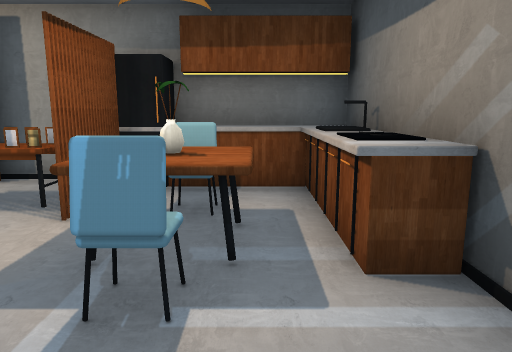
view 1 (above)

12 first-person views from a walk through a 3-D level made in the Unity game engine. The camera is 1.2 m above the floor, tilts 10° down and sees 70° across. The floor is counted in squares, 1 m on a side. Each view is taken from the middle of a square. On the plan, view 1 faces up. The plan holds only what a view shows up to about 15 squares ahead; the rest is blank. The place goes on beyond the plan. Some surface patterns are stand-ins.

view 2
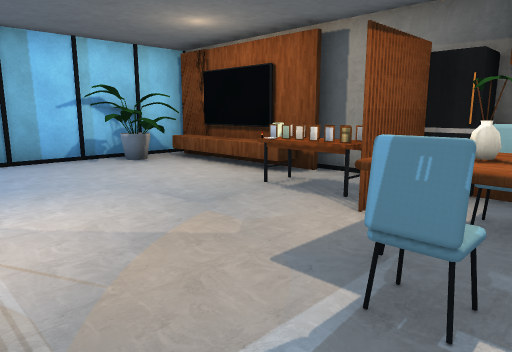

view 3
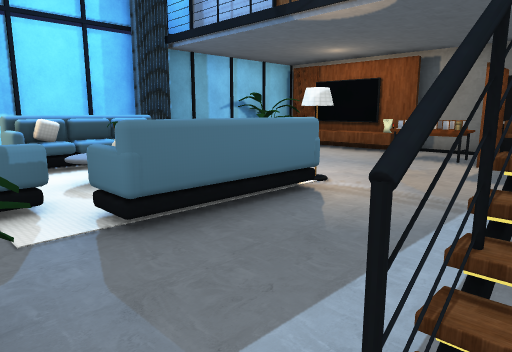

view 4
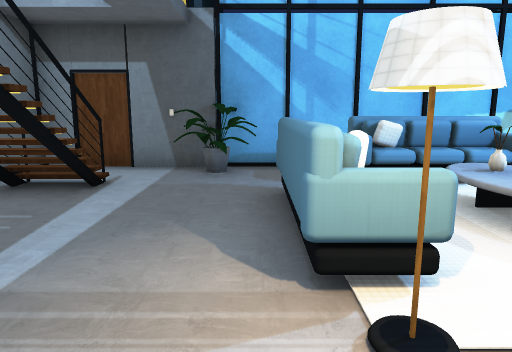

view 5
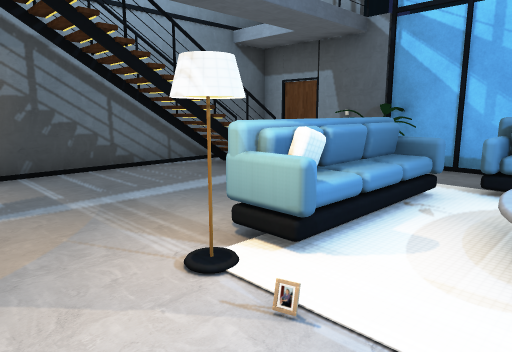

view 6
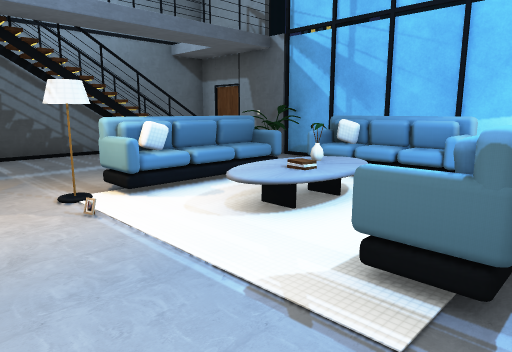

view 7
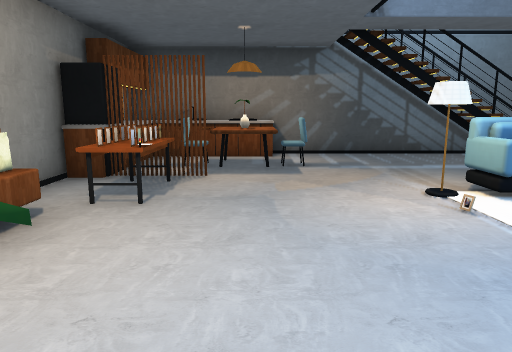

view 8
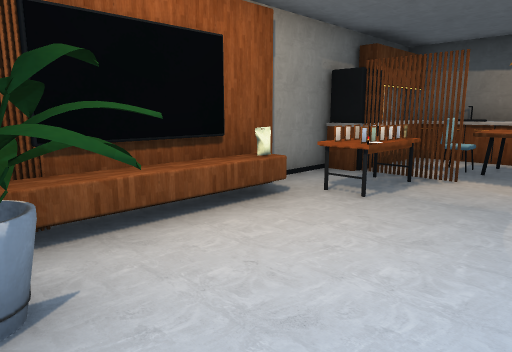

view 9
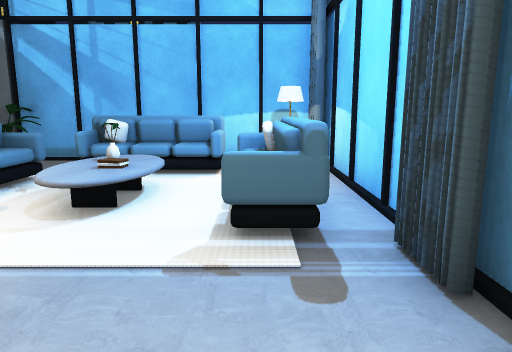

view 10
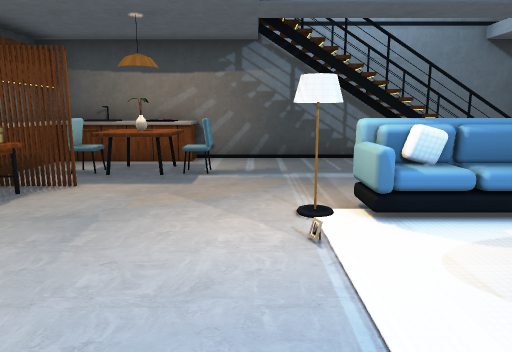

view 11
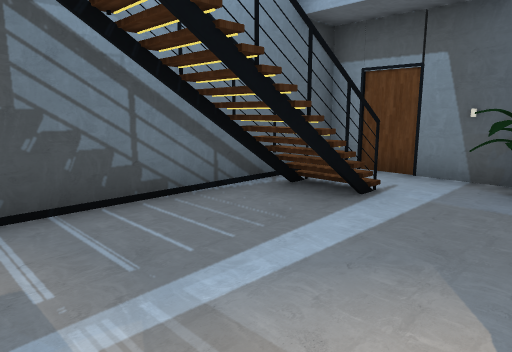

view 12
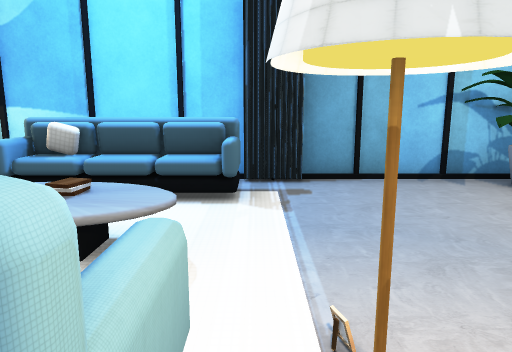

### Floor plan
Key: @ floor where view 1 was taken; # wall or solid block; . main floor; : floor 0.25 m higher than the main floor; + floor 0.5 m higher than the main floor; / step, stairs or slope; = window, fence, low wall or low ledge; ^ raised ledge; O other object.
Columns run from 10 left of view 1 to 2 right of it. Each row starts with its distance up from view 1.
  7     #########
  6   ###O..^^^=#
  5  ##...OO##.^#
  4 ###....O#^^^#
  3 #........^^^#
  2 #........#..#
  1 #...........#
  0 ##=...=...@.#
 -1 ##=.+.^=..###
 -2  #=./.^=..###
 -3  #=./.^=..^^#
 -4  ##^^^....#:#
 -5  #####.=#...#
 -6     #########

Positions as (right, up) in squares from view 1, and headings:
1: (0, 0), facing up
2: (0, 0), facing up-left
3: (0, -5), facing up-left
4: (-3, 2), facing down
5: (-6, 2), facing down-right
6: (-9, 2), facing down-right
7: (-9, 3), facing right
8: (-9, 2), facing up-right
9: (-8, 3), facing down
10: (-8, 1), facing right
11: (-3, 1), facing down-right
12: (-3, 0), facing left
